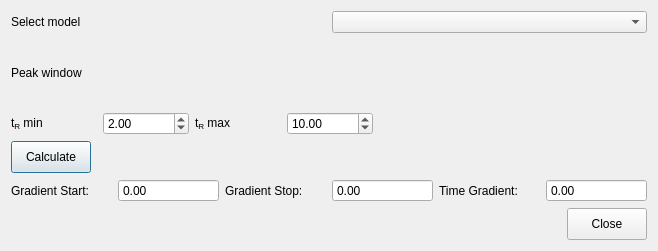
<?xml version="1.0" encoding="UTF-8"?>
<ui version="4.0">
 <class>AutomaticElutionWindowStretching</class>
 <widget class="QDialog" name="AutomaticElutionWindowStretching">
  <property name="geometry">
   <rect>
    <x>0</x>
    <y>0</y>
    <width>658</width>
    <height>251</height>
   </rect>
  </property>
  <property name="windowTitle">
   <string>Automatic elution windows stretching</string>
  </property>
  <layout class="QGridLayout" name="gridLayout">
   <item row="2" column="0" colspan="4">
    <layout class="QHBoxLayout" name="horizontalLayout_3">
     <item>
      <widget class="QPushButton" name="calculateButton">
       <property name="maximumSize">
        <size>
         <width>110</width>
         <height>32</height>
        </size>
       </property>
       <property name="text">
        <string>Calculate</string>
       </property>
      </widget>
     </item>
     <item>
      <spacer name="horizontalSpacer_2">
       <property name="orientation">
        <enum>Qt::Horizontal</enum>
       </property>
       <property name="sizeHint" stdset="0">
        <size>
         <width>796</width>
         <height>20</height>
        </size>
       </property>
      </spacer>
     </item>
    </layout>
   </item>
   <item row="4" column="0" colspan="3">
    <spacer name="horizontalSpacer">
     <property name="orientation">
      <enum>Qt::Horizontal</enum>
     </property>
     <property name="sizeHint" stdset="0">
      <size>
       <width>932</width>
       <height>20</height>
      </size>
     </property>
    </spacer>
   </item>
   <item row="0" column="0" colspan="4">
    <layout class="QHBoxLayout" name="horizontalLayout">
     <item>
      <widget class="QLabel" name="label_4">
       <property name="text">
        <string>Select model</string>
       </property>
      </widget>
     </item>
     <item>
      <widget class="QComboBox" name="modelBox"/>
     </item>
    </layout>
   </item>
   <item row="1" column="0" colspan="2">
    <layout class="QVBoxLayout" name="verticalLayout">
     <item>
      <widget class="QLabel" name="label">
       <property name="text">
        <string>Peak window</string>
       </property>
      </widget>
     </item>
     <item>
      <layout class="QHBoxLayout" name="horizontalLayout_5">
       <item>
        <widget class="QLabel" name="label_3">
         <property name="text">
          <string>&lt;html&gt;&lt;head/&gt;&lt;body&gt;&lt;p&gt;t&lt;span style=&quot; vertical-align:sub;&quot;&gt;R&lt;/span&gt; min&lt;/p&gt;&lt;/body&gt;&lt;/html&gt;</string>
         </property>
        </widget>
       </item>
       <item>
        <widget class="QDoubleSpinBox" name="tr_min">
         <property name="decimals">
          <number>2</number>
         </property>
         <property name="minimum">
          <double>0.000000000000000</double>
         </property>
         <property name="maximum">
          <double>999999999.000000000000000</double>
         </property>
         <property name="value">
          <double>2.000000000000000</double>
         </property>
        </widget>
       </item>
       <item>
        <widget class="QLabel" name="label_5">
         <property name="text">
          <string>&lt;html&gt;&lt;head/&gt;&lt;body&gt;&lt;p&gt;t&lt;span style=&quot; vertical-align:sub;&quot;&gt;R&lt;/span&gt; max&lt;/p&gt;&lt;/body&gt;&lt;/html&gt;</string>
         </property>
        </widget>
       </item>
       <item>
        <widget class="QDoubleSpinBox" name="tr_max">
         <property name="decimals">
          <number>2</number>
         </property>
         <property name="maximum">
          <double>999999999.000000000000000</double>
         </property>
         <property name="value">
          <double>10.000000000000000</double>
         </property>
        </widget>
       </item>
      </layout>
     </item>
    </layout>
   </item>
   <item row="4" column="3">
    <widget class="QPushButton" name="closeButton">
     <property name="maximumSize">
      <size>
       <width>110</width>
       <height>32</height>
      </size>
     </property>
     <property name="text">
      <string>Close</string>
     </property>
    </widget>
   </item>
   <item row="1" column="2" colspan="2">
    <spacer name="horizontalSpacer_4">
     <property name="orientation">
      <enum>Qt::Horizontal</enum>
     </property>
     <property name="sizeHint" stdset="0">
      <size>
       <width>215</width>
       <height>20</height>
      </size>
     </property>
    </spacer>
   </item>
   <item row="3" column="0" colspan="4">
    <layout class="QHBoxLayout" name="horizontalLayout_6">
     <item>
      <widget class="QLabel" name="label_16">
       <property name="text">
        <string>Gradient Start:</string>
       </property>
      </widget>
     </item>
     <item>
      <widget class="QDoubleSpinBox" name="doubleSpinBox_6">
       <property name="readOnly">
        <bool>true</bool>
       </property>
       <property name="buttonSymbols">
        <enum>QAbstractSpinBox::NoButtons</enum>
       </property>
      </widget>
     </item>
     <item>
      <widget class="QLabel" name="label_17">
       <property name="text">
        <string>Gradient Stop:</string>
       </property>
      </widget>
     </item>
     <item>
      <widget class="QDoubleSpinBox" name="doubleSpinBox_7">
       <property name="readOnly">
        <bool>true</bool>
       </property>
       <property name="buttonSymbols">
        <enum>QAbstractSpinBox::NoButtons</enum>
       </property>
      </widget>
     </item>
     <item>
      <widget class="QLabel" name="label_18">
       <property name="text">
        <string>Time Gradient:</string>
       </property>
      </widget>
     </item>
     <item>
      <widget class="QDoubleSpinBox" name="doubleSpinBox_8">
       <property name="readOnly">
        <bool>true</bool>
       </property>
       <property name="buttonSymbols">
        <enum>QAbstractSpinBox::NoButtons</enum>
       </property>
      </widget>
     </item>
    </layout>
   </item>
  </layout>
  <zorder>closeButton</zorder>
  <zorder>horizontalSpacer</zorder>
  <zorder>horizontalSpacer_4</zorder>
 </widget>
 <resources/>
 <connections/>
</ui>
